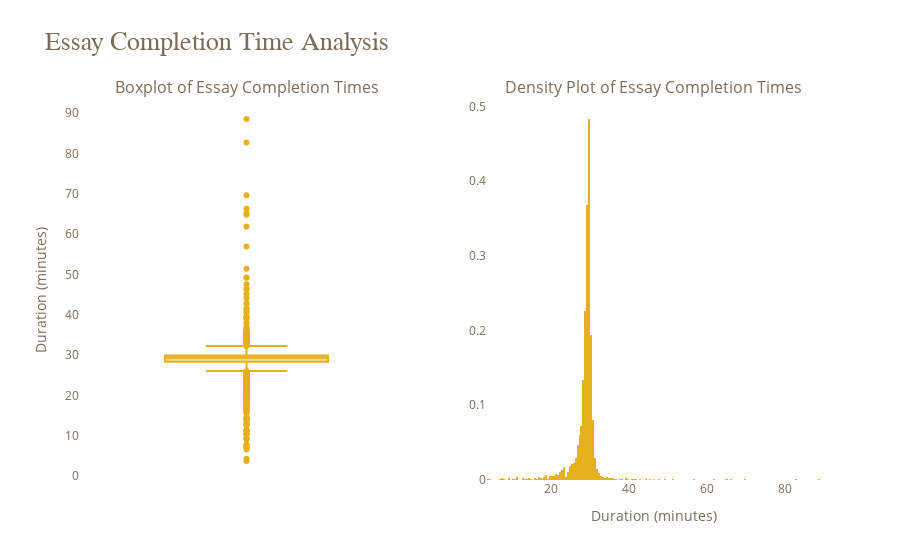

Notebook source saved alongside this figure:
### Code cell
# Assuming 'grouped_logs' is your DataFrame and it has a column named 'duration_min'.

# Create a subplot with 1 row and 2 columns
fig = make_subplots(rows=1, cols=2, subplot_titles=('Boxplot of Essay Completion Times', 'Density Plot of Essay Completion Times'))

# Boxplot
box_trace = go.Box(y=grouped_logs['duration_min'], name='',
                   marker_color='#e5b01c', line_color='#e5b01c')

# Density Plot
density_trace = go.Histogram(x=grouped_logs['duration_min'], name='', 
                             histnorm='probability density', 
                             marker_color='#e5b01c')

# Adding box trace to the first column
fig.add_trace(box_trace, row=1, col=1)

# Adding density trace to the second column
fig.add_trace(density_trace, row=1, col=2)

# Update layout to customize
fig.update_layout(
    showlegend=False,
    plot_bgcolor='white',
    paper_bgcolor='white',
    title=f"<span style='font-size:26px; font-family:Times New Roman'>Essay Completion Time Analysis</span>",
    font = dict(color = '#7b6b59'),
)

# Customize x-axis and y-axis of the density plot
fig.update_xaxes(title_text="Duration (minutes)", row=1, col=2)

# Customize y-axis of the boxplot
fig.update_yaxes(title_text="Duration (minutes)", row=1, col=1)


# Remove gridlines
fig.update_xaxes(showgrid=False)
fig.update_yaxes(showgrid=False)

# Show the figure
fig.show()

### Figure 1 — Plotly figure (JSON) as saved in the notebook; plotly's stock layout.template omitted (floating-point values rounded to 4 significant figures; data arrays with more than 128 entries replaced by an {"elided": "..."} marker saying what was removed)
{"data": [{"line": {"color": "#e5b01c"}, "marker": {"color": "#e5b01c"}, "name": "", "type": "box", "xaxis": "x", "y": {"elided": "2471 float values"}, "yaxis": "y"}, {"histnorm": "probability density", "marker": {"color": "#e5b01c"}, "name": "", "type": "histogram", "x": {"elided": "2471 float values"}, "xaxis": "x2", "yaxis": "y2"}], "layout": {"annotations": [{"font": {"size": 16}, "showarrow": false, "text": "Boxplot of Essay Completion Times", "x": 0.225, "xanchor": "center", "xref": "paper", "y": 1, "yanchor": "bottom", "yref": "paper"}, {"font": {"size": 16}, "showarrow": false, "text": "Density Plot of Essay Completion Times", "x": 0.775, "xanchor": "center", "xref": "paper", "y": 1, "yanchor": "bottom", "yref": "paper"}], "font": {"color": "#7b6b59"}, "paper_bgcolor": "white", "plot_bgcolor": "white", "showlegend": false, "title": {"text": "<span style='font-size:26px; font-family:Times New Roman'>Essay Completion Time Analysis</span>"}, "xaxis": {"anchor": "y", "domain": [0, 0.45], "showgrid": false}, "xaxis2": {"anchor": "y2", "domain": [0.55, 1], "showgrid": false, "title": {"text": "Duration (minutes)"}}, "yaxis": {"anchor": "x", "domain": [0, 1], "showgrid": false, "title": {"text": "Duration (minutes)"}}, "yaxis2": {"anchor": "x2", "domain": [0, 1], "showgrid": false}}}
